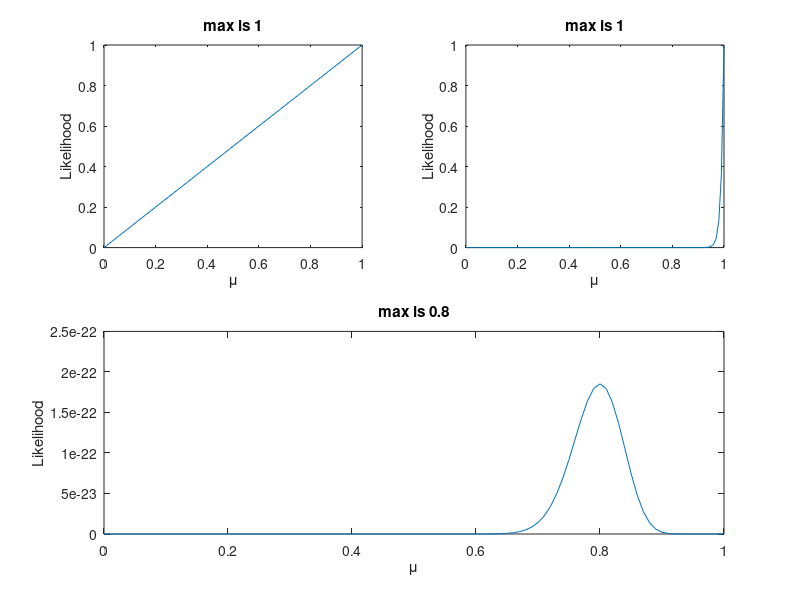

Write MATLAB code to recreate this figure.
% FILE: q4c.m
% AUTHOR: Chris Hoder
% COSC 74
% 1/30/2013

%% Part C
%plot likelihoodfunction
close all; cla;clear;clc; 
M = [1 100 100];
H = [1 100 80 ];
mu = 0:.01:1;
p = zeros(max(size(mu)),3);
%for each trial
for j= 1:3,
    h = H(j);
    m = M(j);
    %for all the values of mu
    for i = 1:max(size(mu)),
     %calculate the likelihood at this mu
     p(i,j) = mu(i)^(h)*(1-mu(i))^(m-h);
    end
    
    %plotting, bottom will span both subplots
    if( j == 3),
        subplot(2,2,3:4);
    else
        subplot(2,2,j);
    end
    plot(mu,p(:,j));
    title(['max is ', num2str(h/m)]);
    xlabel('\mu');
    ylabel('Likelihood');
end

%plot(mu, p)